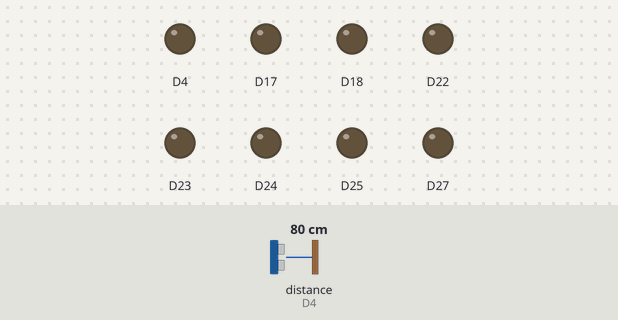
Recording of a program running on a simulated Raspberry Pi (BCM pin numbers) with a GrovePi. Parts: output pins drawn as LEDs (lit = HIGH). The test bench sets the inputs (shaded band); at power-on: distance to the obstacle (sensor on D4) 80 cm.

Above: at 2.8 s.
2.9 s: distance to the obstacle (sensor on D4) set to 31 cm
4.4 s: distance to the obstacle (sensor on D4) set to 27 cm
At 4.9 s:
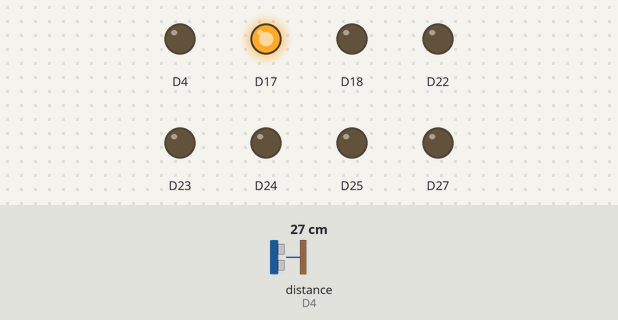
6.0 s: distance to the obstacle (sensor on D4) set to 21 cm
At 7.3 s:
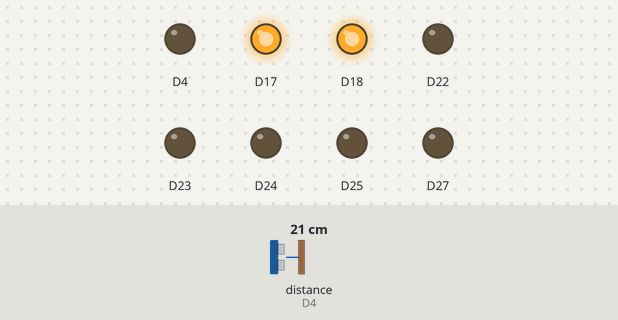
7.6 s: distance to the obstacle (sensor on D4) set to 18 cm
At 8.7 s:
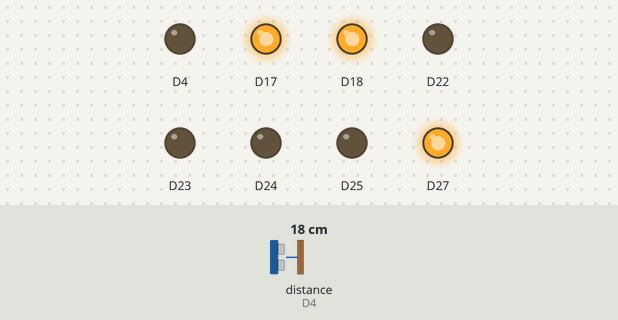
9.2 s: distance to the obstacle (sensor on D4) set to 2 cm
At 9.9 s:
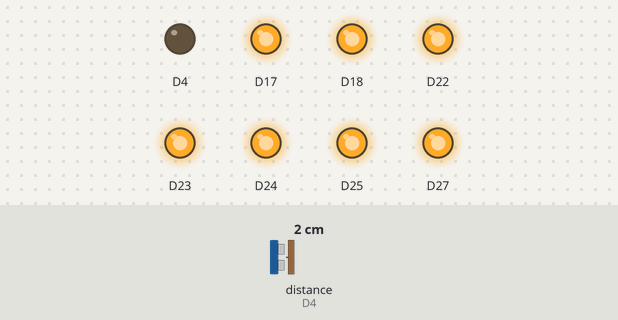
10.8 s: distance to the obstacle (sensor on D4) set to 35 cm
At 11.2 s:
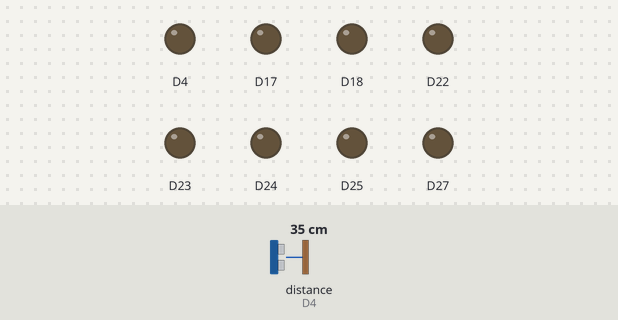
Timing chart, 0 to 13.4 s (numbered marks = the images above; inputs shaded):
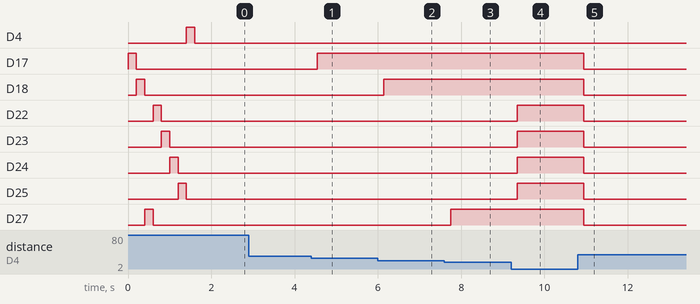

The program:

ranger.py
```python
#!/usr/bin/env python3

import RPi.GPIO as GPIO
import time
import grovepi
import math

pins = [17, 18, 27, 22, 23, 24, 25, 4]
RANGER_SOCKET = 4

def init():
	GPIO.setmode(GPIO.BCM)
	GPIO.setwarnings(False)

	for pin in pins:
		GPIO.setup(pin, GPIO.OUT)

def runup():
	for pin in pins:
		GPIO.output(pin, GPIO.HIGH)
		time.sleep(0.2)
		GPIO.output(pin, GPIO.LOW)

# Displays value [0, 1]
def display(value):
	leds = round(value * 8)
	#print('usage={}, leds={}'.format(usage, leds))
	for i in range(8):
		pin = pins[i]
		if i < leds:
			GPIO.output(pin, GPIO.HIGH)
		else:
			GPIO.output(pin, GPIO.LOW)

init()
runup()

def log_scale(reading):
	max = math.log(515)
	logrange = math.log(reading)
	value = 1 - min(1.0, logrange/max)
	return value

def proximity_scale(reading, max_dist):
	value = 1 - min(1.0, reading/max_dist)
	return value


# Read sensor in a loop, display the value
# Sensor retruns value from 0 (very close) to 515 (very far). It seems to be in cm
while True:
	reading = grovepi.ultrasonicRead(RANGER_SOCKET)
	value = proximity_scale(reading, 30)
	display(value)
	#print('reading={}, value={}'.format(reading, value))
	time.sleep(0.1)
```

Measured:
- the behaviour switches between 29 and 28 cm on distance to the obstacle (sensor on D4) (found by bisection; images 0 and 1)
- the behaviour switches between 25 and 24 cm on distance to the obstacle (sensor on D4) (found by bisection; images 1 and 2)
- the behaviour switches between 21 and 20 cm on distance to the obstacle (sensor on D4) (found by bisection; images 2 and 3)
- after the input at 2.9 s, every drawn part: stays the same
- after the input at 4.4 s, D17: LOW → HIGH after 0.14 s
- after the input at 6.0 s, D18: LOW → HIGH after 0.15 s
- after the input at 7.6 s, D27: LOW → HIGH after 0.15 s
- after the input at 9.2 s, D22–25: LOW → HIGH after 0.15 s
- after the input at 10.8 s, D17, D18, D22–25, D27: HIGH → LOW after 0.15 s
